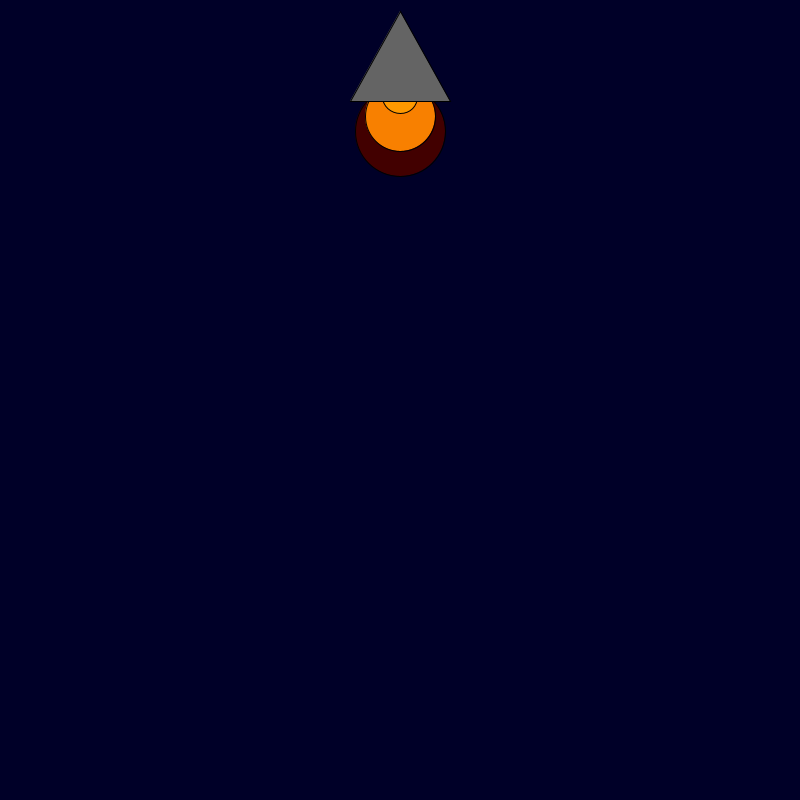
Frame 1 (no input)
Frame 60 (the mouse pressed at the canvas centre just before this capture): identical to frame 1, image omitted
Frame 120 (the mouse held since frame 60 and released just before this capture): identical to frame 1, image omitted

The Processing sketch that drew this single still picture (run headless with seeded random() and noise(); from frame 60 on, the mouse is pressed at the canvas centre):

// Processing sketch: rocket_ship
// ── rocket_ship.pde
int x = 400; 
int y = 600; 

void setup() {
    size(800, 800);

}

void draw() {
while(y>0){
      background(0, 0, 40); 
    fill(random(255), 0, 0);
    ellipse(x, y + 130, 90, 90);
    fill(248, 128, 0);
    ellipse(x, y + 115, 70, 70);
    fill(255, 153, 0);
    ellipse(x, y + 95, 35, 35);
    fill(100, 100, 100);
    triangle(x, y + 10, x + 50, y + 100, x - 50, y + 100);
y-=1;
}
}
